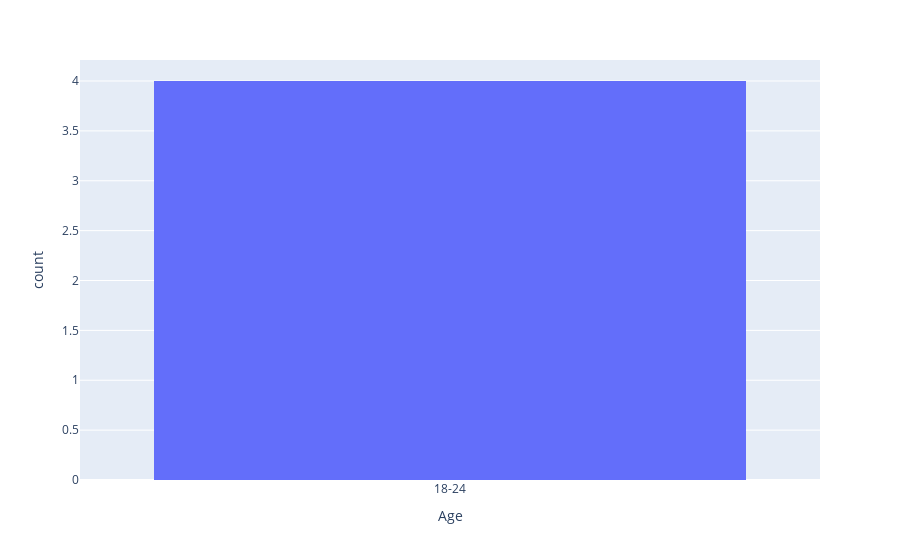

The cell this chart's notebook holds for it:
### Markdown cell above
### Demographic Visualisations

### Code cell
# Age
fig = px.histogram(df_merged, x="Age")
fig.show()

### Figure 1 — Plotly figure (JSON) as saved in the notebook; plotly's stock layout.template omitted (floating-point values rounded to 4 significant figures)
{"data": [{"alignmentgroup": "True", "bingroup": "x", "hovertemplate": "Age=%{x}<br>count=%{y}<extra></extra>", "legendgroup": "", "marker": {"color": "#636efa"}, "name": "", "offsetgroup": "", "orientation": "v", "showlegend": false, "type": "histogram", "x": ["18-24", "18-24", "18-24", "18-24"], "xaxis": "x", "yaxis": "y"}], "layout": {"barmode": "relative", "legend": {"tracegroupgap": 0}, "margin": {"t": 60}, "xaxis": {"anchor": "y", "domain": [0, 1], "title": {"text": "Age"}}, "yaxis": {"anchor": "x", "domain": [0, 1], "title": {"text": "count"}}}}
